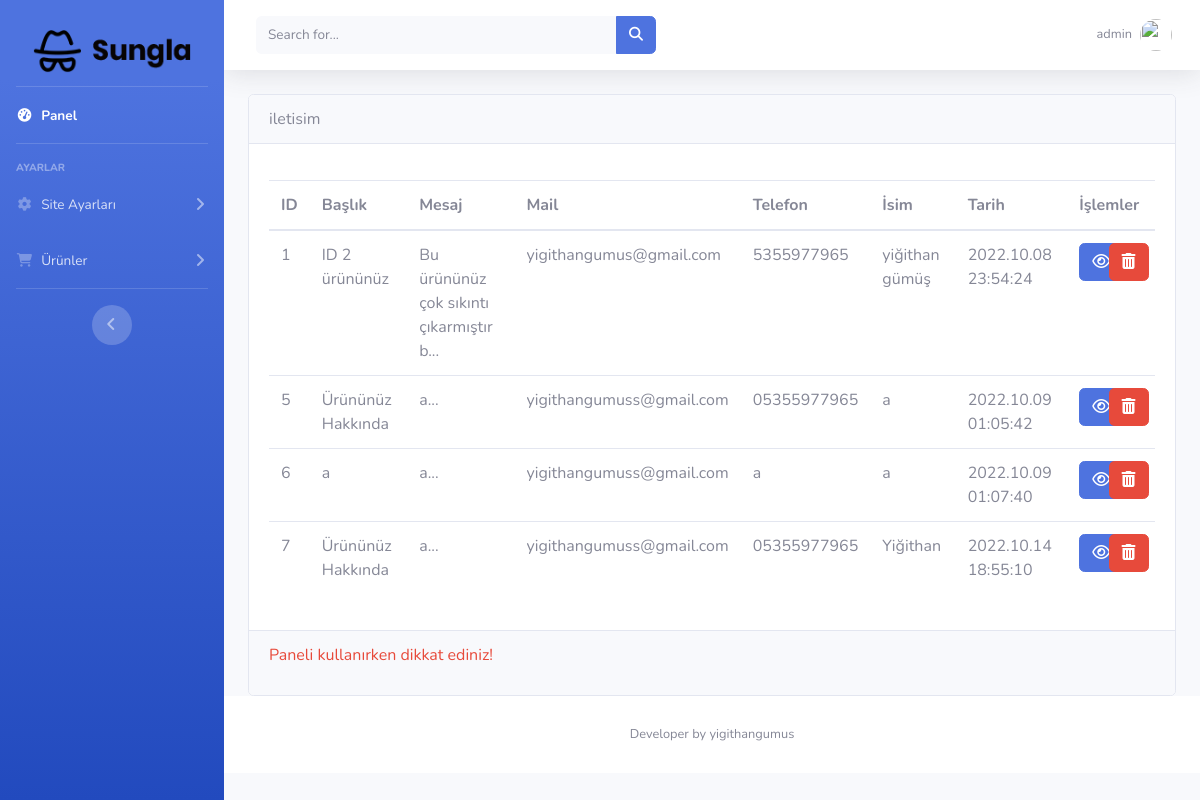
/gozluk-eticaret/gozluk-eticaret/admin/iletisim.php (signed in), run on the app's committed database.
### tables this page shows
CREATE TABLE `ayarlar` (
  `id` int(1) NOT NULL,
  `site_logo` varchar(400) NOT NULL,
  `site_baslik` varchar(350) NOT NULL,
  `site_aciklama` varchar(300) NOT NULL,
  `site_link` varchar(100) NOT NULL,
  `site_sahip_mail` varchar(100) NOT NULL,
  `site_mail_host` varchar(100) NOT NULL,
  `site_mail_mail` varchar(100) NOT NULL,
  `site_mail_port` int(11) NOT NULL,
  `site_mail_sifre` varchar(100) NOT NULL,
  `site_konum` varchar(300) NOT NULL,
  `site_telefon` varchar(300) NOT NULL,
  `site_instagram` varchar(300) NOT NULL,
  `site_linkedin` varchar(300) NOT NULL,
  `site_twitter` varchar(300) NOT NULL,
  `site_facebook` varchar(300) NOT NULL
);

CREATE TABLE `iletisim` (
  `iletisim_id` int(11) NOT NULL,
  `iletisim_baslik` varchar(30) NOT NULL,
  `iletisim_aciklama` text NOT NULL,
  `iletisim_kisi_mail` varchar(300) NOT NULL,
  `iletisim_telefon` varchar(300) NOT NULL,
  `iletisim_isim` varchar(30) NOT NULL,
  `iletisim_zaman` datetime NOT NULL DEFAULT current_timestamp()
);

### gozluk-eticaret/gozluk-eticaret/islemler/vt.php (called while the page is built, shortened)
<?php
	$host="localhost";
	$vtname="egozluk";
	$username="root";
	$password="";
	try {
		$db=new pdo("mysql:host=$host;dbname=$vtname;charset=utf8",$username,$password);
	} catch (Exception $e) {
		echo "Bağlantı başarısız";
		echo $e->getMessage();
	}
	$sorgu=$db->prepare("SELECT * FROM ayarlar");
	$sorgu->execute();
	$ayarcek=$sorgu->fetch(PDO::FETCH_ASSOC);
 ?>

### gozluk-eticaret/gozluk-eticaret/admin/iletisim.php (the view, shortened to what this page needs)
<?php
include 'header.php';
$sorgu=$db->prepare("SELECT * FROM iletisim");
$sorgu->execute();
?>
            <div class="container-fluid">
              <div class="card">
                <div class="card-header">
                  iletisim
                </div>
                <div class="card-body">
                    <table class="table table-hover">
                      <thead>
                        <tr>
                          <th>ID</th>
                          <th>Başlık</th>
                          <th>Mesaj</th>
                          <th>Mail</th>
                          <th>Telefon</th>
                          <th>İsim</th>
                          <th>Tarih</th>
                          <th>İşlemler</th>
                        </tr>
                      </thead>
                      <tbody>
                        <?php while ($iletisimcek=$sorgu->fetch(PDO::FETCH_ASSOC)) {   ?>
                        <tr>
                          <td><?php echo $iletisimcek['iletisim_id'] ?></td>
                          <td><?php echo $iletisimcek['iletisim_baslik'] ?></td>
                          <td><?php echo substr($iletisimcek['iletisim_aciklama'],0,50)."..." ?></td>
                          <td><?php echo $iletisimcek['iletisim_kisi_mail'] ?></td>
                          <td><?php echo $iletisimcek['iletisim_telefon'] ?></td>
                          <td><?php echo $iletisimcek['iletisim_isim'] ?></td>
                          <td><?php echo str_replace("-",".",$iletisimcek['iletisim_zaman']) ?></td>
                          <td>
                            <div class="row">
                              <div class="col-md-4">
                                <form action="iletisimgor.php" method="POST">
                                  <button class="btn btn-primary"><i class="fa fa-eye"></i></button>
                                </form>
                              </div>
                              <div class="col-md-4">
                                <form action="../islemler/ajax.php" method="POST">
                                  <button class="btn btn-danger" name="iletisimsil"><i class="fa fa-trash"></i></button>
                                </form>
                              </div>
                              <div class="col-md-4">
                              </div>
                            </div>
                          </td>
                        </tr>
                      <?php } ?>
                      </tbody>
                    </table>
                </div>
                <div class="card-footer">
                  <p class="text-danger">Paneli kullanırken dikkat ediniz!</p>
                </div>
              </div>
           </div>
       <?php include 'footer.php'; ?>

### gozluk-eticaret/gozluk-eticaret/admin/header.php (shortened to what this page needs)
    <?php
    include '../islemler/vt.php';
    ?>
<!DOCTYPE html>
<html lang="en">
<head>
    <link href="vendor/fontawesome-free/css/all.min.css" rel="stylesheet" type="text/css">
    <link href="css/sb-admin-2.min.css" rel="stylesheet">
</head>
<body id="page-top">
    <div id="wrapper">
        <ul class="navbar-nav bg-gradient-primary sidebar sidebar-dark accordion" id="accordionSidebar">
            <a class="sidebar-brand d-flex align-items-center justify-content-center mt-3" href="index.php">
                <div class="sidebar-brand-text mx-3"><img src="../dosyalar/<?php echo $ayarcek['site_logo']  ?>" class="img-fluid"></div>
            </a>
            <hr class="sidebar-divider my-0">
            <li class="nav-item active">
                <a class="nav-link" href="#">
                    <i class="fas fa-fw fa-tachometer-alt"></i>
                    <span>Panel</span></a>
            </li>
            <hr class="sidebar-divider">
            <div class="sidebar-heading">
                Ayarlar
            </div>
            <li class="nav-item">
                <a class="nav-link collapsed" href="#" data-toggle="collapse" data-target="#collapseTwo"
                    aria-expanded="true" aria-controls="collapseTwo">
                    <i class="fas fa-fw fa-cog"></i>
                    <span>Site Ayarları</span>
                </a>
            </li>
            <li class="nav-item">
                <a class="nav-link collapsed" href="#" data-toggle="collapse" data-target="#collapseThree"
                    aria-expanded="true" aria-controls="collapseThree">
                    <i class="fas fa-fw fa-shopping-cart"></i>
                    <span>Ürünler</span>
                </a>
            </li>
            <hr class="sidebar-divider d-none d-md-block">
            <div class="text-center d-none d-md-inline">
                <button class="rounded-circle border-0" id="sidebarToggle"></button>
            </div>
        </ul>
        <div id="content-wrapper" class="d-flex flex-column">
            <div id="content">
                <nav class="navbar navbar-expand navbar-light bg-white topbar mb-4 static-top shadow">
                    <form
                        class="d-none d-sm-inline-block form-inline mr-auto ml-md-3 my-2 my-md-0 mw-100 navbar-search">
                        <div class="input-group">
                            <input type="text" class="form-control bg-light border-0 small" placeholder="Search for..."
                                aria-label="Search" aria-describedby="basic-addon2">
                            <div class="input-group-append">
                                <button class="btn btn-primary" type="button">
                                    <i class="fas fa-search fa-sm"></i>
                                </button>
                            </div>
                        </div>
                    </form>
                    <ul class="navbar-nav ml-auto">
                        <li class="nav-item dropdown no-arrow">
                            <a class="nav-link dropdown-toggle" href="#" id="userDropdown" role="button"
                                data-toggle="dropdown" aria-haspopup="true" aria-expanded="false">
                                <span class="mr-2 d-none d-lg-inline text-gray-600 small"><?php echo $_SESSION['kul_isim'] ?></span>
                                <img class="img-profile rounded-circle" src="kisiler/<?php echo $_SESSION['kul_resim'] ?>">
                            </a>
                        </li>
                    </ul>
                </nav>

### gozluk-eticaret/gozluk-eticaret/admin/footer.php (shortened to what this page needs)
 <footer class="sticky-footer bg-white">
                <div class="container my-auto">
                    <div class="copyright text-center my-auto">
                        <span>Developer by yigithangumus</span>
                    </div>
                </div>
            </footer>
        </div>
    </div>
</body>
</html>

### data on the page
ayarlar: site_logo (picture)
iletisim: iletisim_id "1", iletisim_baslik "ID 2 ürününüz", iletisim_aciklama "Bu ürününüz çok sıkıntı çıkarmıştır b", iletisim_kisi_mail "yigithangumus@gmail.com", iletisim_telefon "5355977965", iletisim_isim "yiğithan gümüş", iletisim_zaman "2022.10.08 23:54:24"
iletisim: iletisim_id "5", iletisim_baslik "Ürününüz Hakkında", iletisim_aciklama "a", iletisim_kisi_mail "yigithangumuss@gmail.com", iletisim_telefon "05355977965", iletisim_isim "a", iletisim_zaman "2022.10.09 01:05:42"
iletisim: iletisim_id "6", iletisim_baslik "a", iletisim_aciklama "a", iletisim_kisi_mail "yigithangumuss@gmail.com", iletisim_telefon "a", iletisim_isim "a", iletisim_zaman "2022.10.09 01:07:40"
iletisim: iletisim_id "7", iletisim_baslik "Ürününüz Hakkında", iletisim_aciklama "a", iletisim_kisi_mail "yigithangumuss@gmail.com", iletisim_telefon "05355977965", iletisim_isim "Yiğithan", iletisim_zaman "2022.10.14 18:55:10"

### other printed values
$_SESSION['kul_isim'] "admin"
